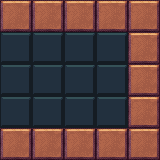

Tiled map render using the project's own tile images. Description and the whole map definition, tile-layer contents included, below:
An orthogonal 5x5 tile map with 32x32 px tiles, 2 tile layers (Tile Back, Tile Map), 2 tilesets.

<map version="1.9" tiledversion="1.9.2" orientation="orthogonal" renderorder="right-down" width="5" height="5" tilewidth="32" tileheight="32" infinite="0" nextlayerid="3" nextobjectid="1">
 <tileset firstgid="1" source="inca_back2.tsx" />
 <tileset firstgid="231" source="inca_front.tsx" />
 <layer id="1" name="Tile Back" width="5" height="5">
  <data encoding="csv">
5,5,5,5,5,
5,5,5,5,5,
5,5,5,5,5,
5,5,5,5,5,
5,5,5,5,5
</data>
 </layer>
 <layer id="2" name="Tile Map" width="5" height="5">
  <data encoding="csv">
235,235,235,235,235,
0,0,0,0,235,
0,0,0,0,235,
0,0,0,0,235,
235,235,235,235,235
</data>
 </layer>
</map>